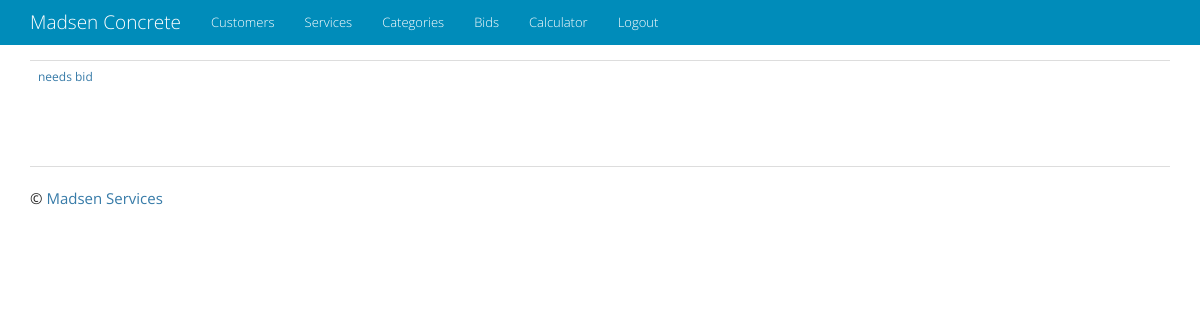
Before: /bid/ with the older database file.
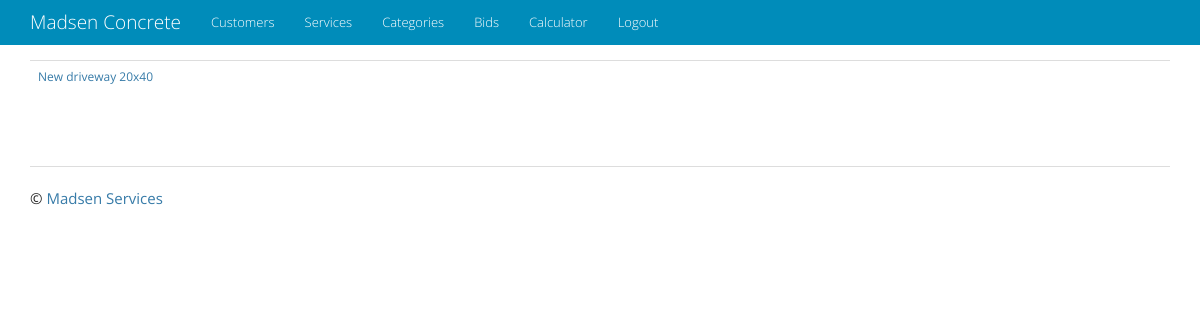
After: the same page with the newer database file.
### bid/models.py (models this page shows)
class Bid(models.Model):
    description = models.CharField(max_length=2000)
    notes = models.CharField(max_length=2000, blank=True)
    timestamp = models.DateTimeField(auto_now_add=True)
    customer = models.ForeignKey('customer.Customer', on_delete=models.CASCADE)
    address = models.ForeignKey('address.Address')
    scheduled_bid_date = models.DateTimeField(null=True, blank=True)
    tentative_start = models.DateField(null=True, blank=True)
    actual_start = models.DateField(null=True, blank=True)
    completion_date = models.DateField(null=True, blank=True)
    down_payment_amount = models.FloatField(default=0)
    down_payment_date = models.DateField(null=True, blank=True)
    final_payment_amount = models.FloatField(default=0)
    final_payment_date = models.DateField(null=True, blank=True)
    status = models.CharField(max_length=2000, choices=BID_STATUS, default='Needs Bid')
    class Meta:
        verbose_name_plural = 'Bids'
    def __str__(self):
        return self.description
    def get_absolute_url(self):
        return reverse('customer_app:customer_detail', kwargs={'pk': self.customer.id})

### bid/views.py (the view)
class BidList(ListView):
    model = Bid

### templates/bid/bid_list.html
{% extends "base.html" %}
{% block content %}
<table class="table">
    {% for object in object_list %}
    <tr><td><a href="{{ object.get_absolute_url }}">{{ object }}</a></td></tr>
    {% endfor %}
</table>
{% endblock content %}

Changed rows visible on the page:
removed Bid: description "needs bid"
added Bid: description "New driveway 20x40"
